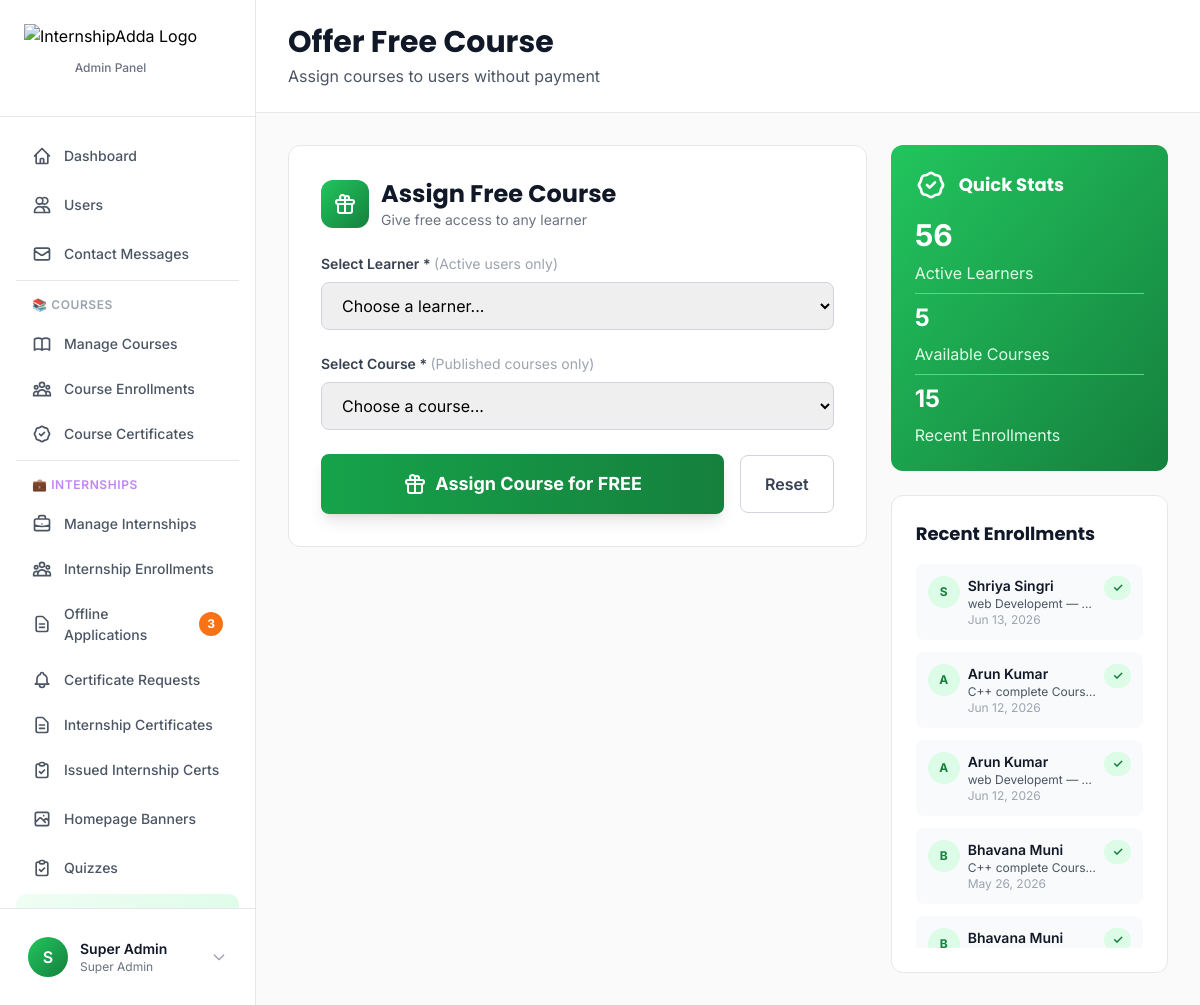
/app/views/admin/free-courses/assign.php (signed in), run on the app's committed database.
### tables this page shows
CREATE TABLE `users` (
  `id` int(10) UNSIGNED NOT NULL,
  `email` varchar(255) NOT NULL,
  `referral_code` varchar(20) DEFAULT NULL,
  `referred_by_code` varchar(20) DEFAULT NULL,
  `mobile` varchar(15) DEFAULT NULL,
  `password` varchar(255) NOT NULL,
  `name` varchar(255) NOT NULL,
  `avatar` varchar(255) DEFAULT NULL,
  `role` enum('admin','manager','learner') DEFAULT 'learner',
  `status` enum('active','suspended','banned') DEFAULT 'active',
  `email_verified` tinyint(1) DEFAULT 0,
  `email_verification_token` varchar(100) DEFAULT NULL,
  `email_verification_expires` datetime DEFAULT NULL,
  `verification_token` varchar(255) DEFAULT NULL,
  `reset_token` varchar(255) DEFAULT NULL,
  `reset_token_expires` datetime DEFAULT NULL,
  `last_login` datetime DEFAULT NULL,
  `created_at` timestamp NULL DEFAULT current_timestamp(),
  `updated_at` timestamp NULL DEFAULT current_timestamp() ON UPDATE current_timestamp()
);

CREATE TABLE `enrollments` (
  `id` int(10) UNSIGNED NOT NULL,
  `user_id` int(10) UNSIGNED NOT NULL,
  `course_id` int(10) UNSIGNED NOT NULL,
  `progress` int(11) DEFAULT 0,
  `status` enum('active','cancelled','completed') DEFAULT 'active',
  `enrolled_at` timestamp NULL DEFAULT current_timestamp(),
  `completed_at` datetime DEFAULT NULL,
  `progress_percent` decimal(5,2) DEFAULT 0.00,
  `payment_status` varchar(20) DEFAULT 'paid',
  `payment_id` varchar(100) DEFAULT NULL,
  `payment_method` varchar(50) DEFAULT NULL,
  `amount_paid` decimal(10,2) DEFAULT 0.00
);

CREATE TABLE `courses` (
  `id` int(10) UNSIGNED NOT NULL,
  `title` varchar(255) NOT NULL,
  `slug` varchar(255) NOT NULL,
  `description` text DEFAULT NULL,
  `cover_image` varchar(255) DEFAULT NULL,
  `icon` varchar(255) DEFAULT NULL,
  `preview_image` varchar(255) DEFAULT NULL,
  `price` decimal(10,2) DEFAULT 0.00,
  `status` enum('draft','published') DEFAULT 'draft',
  `created_by` int(10) UNSIGNED NOT NULL,
  `created_at` timestamp NULL DEFAULT current_timestamp(),
  `updated_at` timestamp NULL DEFAULT current_timestamp() ON UPDATE current_timestamp()
);

### app/views/admin/free-courses/assign.php (the view, shortened to what the rows shown need)
<?php
$dbConfig = require __DIR__ . '/../../../config/database.php';
$dsn = sprintf("mysql:host=%s;port=%s;dbname=%s;charset=%s",
    $dbConfig['host'],
    $dbConfig['port'],
    $dbConfig['database'],
    $dbConfig['charset']
);
try {
    $db = new PDO($dsn, $dbConfig['username'], $dbConfig['password'], $dbConfig['options']);
    $db->setAttribute(PDO::ATTR_ERRMODE, PDO::ERRMODE_EXCEPTION);
} catch (PDOException $e) {
    die("Database Error: " . $e->getMessage());
}
spl_autoload_register(function ($class) {
    $paths = [
        __DIR__ . '/../../../core/' . $class . '.php',
        __DIR__ . '/../../../models/' . $class . '.php',
        __DIR__ . '/../../../controllers/' . $class . '.php',
    ];
    foreach ($paths as $path) {
        if (file_exists($path)) {
            return;
        }
    }
});
$auth = new Auth($db);
$auth->requireAdmin();
$recentStmt = $db->prepare("
    SELECT e.*, u.name as user_name, u.email, c.title as course_title
    FROM enrollments e
    JOIN users u ON e.user_id = u.id
    JOIN courses c ON e.course_id = c.id
    ORDER BY e.enrolled_at DESC
    LIMIT 15
");
$recentStmt->execute();
$recentEnrollments = $recentStmt->fetchAll();
?>
<!DOCTYPE html>
<html lang="en">
<head>
    <script src="https://cdn.tailwindcss.com"></script>
</head>
<body>
<?php include __DIR__ . '/../../components/sidebar-admin.php'; ?>
<div class="ml-64 min-h-screen">
    <header class="bg-white border-b border-gray-200 sticky top-0 z-30">
        <div class="px-8 py-6">
            <h1 class="text-3xl font-bold text-gray-900">Offer Free Course</h1>
        </div>
    </header>
    <main class="p-8">
        <div class="grid grid-cols-1 lg:grid-cols-3 gap-6">
            <div class="lg:col-span-2">
                <div class="bg-white rounded-xl border border-gray-200 p-8">
                    <div class="flex items-center gap-3 mb-6">
                        <div>
                            <h2 class="text-2xl font-bold text-gray-900">Assign Free Course</h2>
                        </div>
                    </div>
                </div>
            </div>
            <div class="space-y-6">
                <div class="bg-white rounded-xl border border-gray-200 p-6">
                    <div class="space-y-3 max-h-96 overflow-y-auto">
                        <?php if (empty($recentEnrollments)): ?>
                            <p class="text-center text-gray-400 text-sm py-8">No enrollments yet</p>
                        <?php else: ?>
                            <?php foreach ($recentEnrollments as $enrollment): ?>
                                <div class="p-3 bg-gray-50 rounded-lg hover:bg-gray-100 transition-colors">
                                    <div class="flex items-start gap-2">
                                        <div class="w-8 h-8 bg-primary-100 text-primary-700 rounded-full flex items-center justify-center text-xs font-bold flex-shrink-0">
                                            <?php echo strtoupper(substr($enrollment['user_name'], 0, 1)); ?>
                                        </div>
                                        <div class="flex-1 min-w-0">
                                            <p class="font-semibold text-gray-900 text-sm truncate"><?php echo htmlspecialchars($enrollment['user_name']); ?></p>
                                            <p class="text-xs text-gray-600 truncate"><?php echo htmlspecialchars($enrollment['course_title']); ?></p>
                                            <p class="text-xs text-gray-400"><?php echo date('M j, Y', strtotime($enrollment['enrolled_at'])); ?></p>
                                        </div>
                                        <span class="text-xs bg-green-100 text-green-700 px-2 py-1 rounded-full font-semibold">✓</span>
                                    </div>
                                </div>
                            <?php endforeach; ?>
                        <?php endif; ?>
                    </div>
                </div>
            </div>
        </div>
    </main>
</div>
</body>
</html>

### app/views/components/sidebar-admin.php (shortened to what the rows shown need)
<?php
$currentUser = $auth->user();
?>
<aside class="fixed left-0 top-0 h-full w-64 bg-white border-r border-gray-200 z-40" id="adminSidebar">
    <div class="flex flex-col h-full">
        <div class="p-4 border-t border-gray-200">
            <div class="flex items-center gap-3 p-3 rounded-lg hover:bg-gray-50 transition-colors cursor-pointer" onclick="toggleProfileMenu()">
                <div class="w-10 h-10 bg-gradient-to-br from-primary-500 to-primary-700 rounded-full flex items-center justify-center text-white font-semibold">
                    <?php echo strtoupper(substr($currentUser['name'], 0, 1)); ?>
                </div>
                <div class="flex-1 min-w-0">
                    <p class="text-sm font-semibold text-gray-900 truncate"><?php echo htmlspecialchars($currentUser['name']); ?></p>
                    <p class="text-xs text-gray-500">Super Admin</p>
                </div>
                <svg class="w-4 h-4 text-gray-400" fill="none" stroke="currentColor" viewBox="0 0 24 24">
                    <path stroke-linecap="round" stroke-linejoin="round" stroke-width="2" d="M19 9l-7 7-7-7"></path>
                </svg>
            </div>
        </div>
    </div>
</aside>

### data on the page
users: name "S", name "Super Admin"
enrollments: user.name "S", user.name "Shriya Singri", course.title "web Developemt —…", enrolled_at "Jun 13, 2026"
enrollments: user.name "A", user.name "Arun Kumar", course.title "C++ complete Cours…", enrolled_at "Jun 12, 2026"
enrollments: user.name "A", user.name "Arun Kumar", course.title "web Developemt —…", enrolled_at "Jun 12, 2026"
enrollments: user.name "B", user.name "Bhavana Muni", course.title "C++ complete Cours…", enrolled_at "May 26, 2026"
enrollments: user.name "B", user.name "Bhavana Muni"

### other printed values
$pendingCount "3"
count($users) "56"
count($courses) "5"
count($recentEnrollments) "15"
